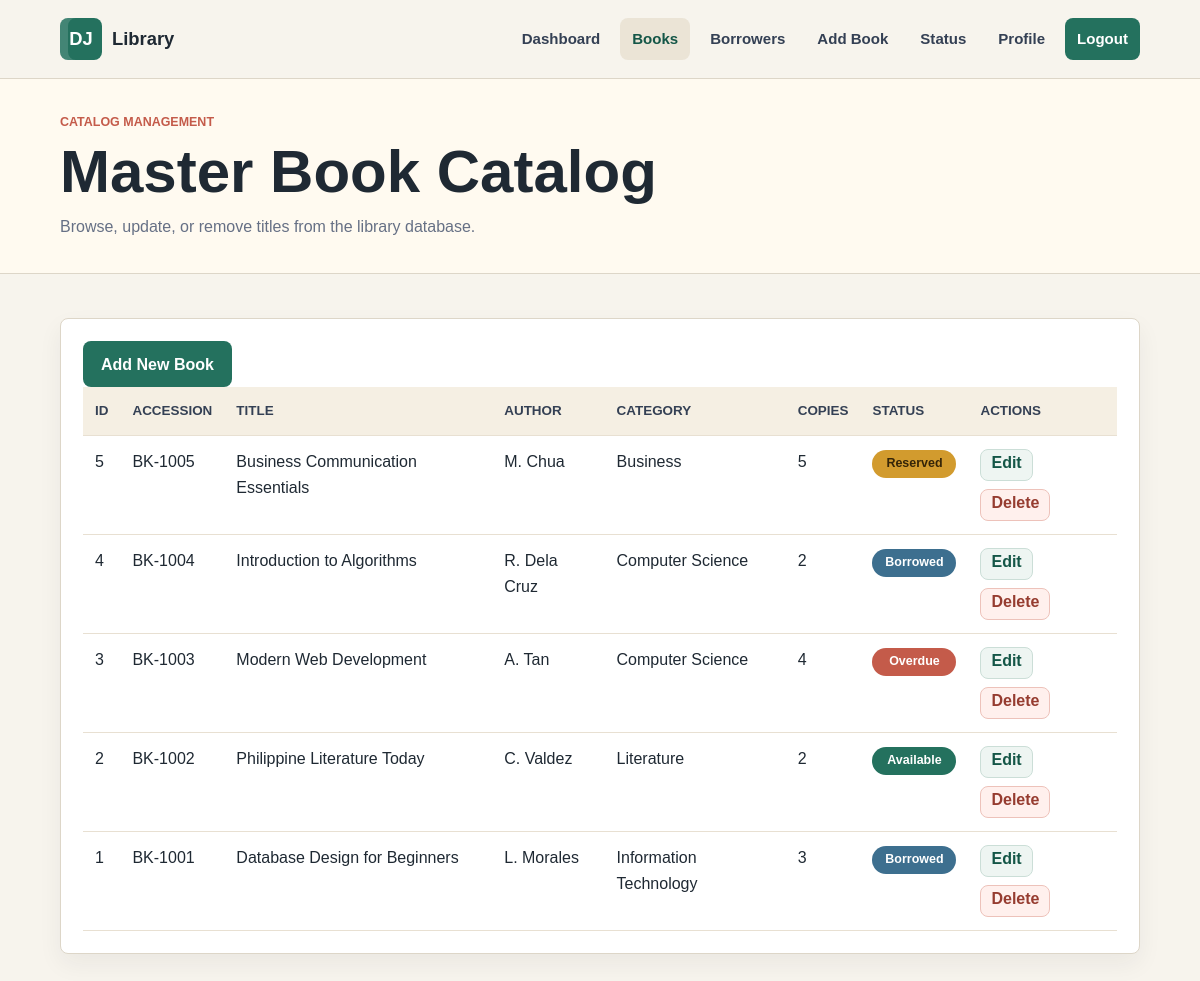
The app's page /php/book_list.php (signed in) with its own data.
### tables this page shows
CREATE TABLE books (
  book_id INT AUTO_INCREMENT PRIMARY KEY,
  accession_number VARCHAR(50) NOT NULL UNIQUE,
  isbn VARCHAR(50),
  title VARCHAR(200) NOT NULL,
  author VARCHAR(150) NOT NULL,
  publisher VARCHAR(150),
  category_id INT,
  shelf_location VARCHAR(50),
  copies INT NOT NULL DEFAULT 1,
  status VARCHAR(50) NOT NULL DEFAULT 'Available',
  remarks TEXT,
  created_at TIMESTAMP DEFAULT CURRENT_TIMESTAMP,
  FOREIGN KEY (category_id) REFERENCES book_categories(category_id)
);

CREATE TABLE book_categories (
  category_id INT AUTO_INCREMENT PRIMARY KEY,
  category_name VARCHAR(100) NOT NULL UNIQUE
);

### php/book_list.php (the view, shortened to what this page needs)
<?php
include 'db_connect.php';
include 'auth.php';
$sql = "SELECT books.*, book_categories.category_name
        FROM books
        LEFT JOIN book_categories ON books.category_id = book_categories.category_id
        ORDER BY books.book_id DESC";
$result = $conn->query($sql);
?>
<!DOCTYPE html>
<html lang="en">
<head>
  <link rel="stylesheet" href="../css/styles.css">
</head>
<body>
  <header class="site-header">
    <a class="brand" href="dashboard.php"><span class="brand-mark">DJ</span><span>Library</span></a>
    <nav class="nav-links">
    </nav>
  </header>
  <main>
    <section class="page-hero">
      <p class="eyebrow">Catalog Management</p>
      <h1>Master Book Catalog</h1>
      <p class="page-subtitle">Browse, update, or remove titles from the library database.</p>
    </section>
    <section class="page-shell">
      <section class="table-panel">
        <div class="table-actions">
          <a class="primary-button" href="add_book.php">Add New Book</a>
        </div>
        <table>
          <thead>
            <tr>
              <th>ID</th>
              <th>Accession</th>
              <th>Title</th>
              <th>Author</th>
              <th>Category</th>
              <th>Copies</th>
              <th>Status</th>
              <th>Actions</th>
            </tr>
          </thead>
          <tbody>
            <?php if ($result && $result->num_rows > 0): ?>
              <?php while ($row = $result->fetch_assoc()): ?>
                <?php $status_class = strtolower($row['status']); ?>
                <tr>
                  <td><?php echo htmlspecialchars($row['book_id']); ?></td>
                  <td><?php echo htmlspecialchars($row['accession_number']); ?></td>
                  <td><?php echo htmlspecialchars($row['title']); ?></td>
                  <td><?php echo htmlspecialchars($row['author']); ?></td>
                  <td><?php echo htmlspecialchars($row['category_name']); ?></td>
                  <td><?php echo htmlspecialchars($row['copies']); ?></td>
                  <td><span class="pill <?php echo htmlspecialchars($status_class); ?>"><?php echo htmlspecialchars($row['status']); ?></span></td>
                  <td>
                    <div class="table-actions">
                      <a class="small-button" href="edit_book.php?id=<?php echo $row['book_id']; ?>">Edit</a>
                      <a class="small-button danger-button" href="delete_book.php?id=<?php echo $row['book_id']; ?>">Delete</a>
                    </div>
                  </td>
                </tr>
              <?php endwhile; ?>
            <?php else: ?>
              <tr><td colspan="8">No records found.</td></tr>
            <?php endif; ?>
          </tbody>
        </table>
      </section>
    </section>
  </main>
</body>
</html>

### css/styles.css (style rules this page uses)
:root { --ink: #1f2933; --muted: #667085; --paper: #f7f4ed; --panel: #ffffff; --line: #ddd6c8; --green: #24715e; --green-dark: #145647; --coral: #c45b4a; --gold: #d29b2e; --blue: #3d6f8f; --shadow: 0 18px 40px rgba(31, 41, 51, 0.12); }
* { box-sizing: border-box; }
body { margin: 0; font-family: Arial, Helvetica, sans-serif; background: var(--paper); color: var(--ink); line-height: 1.6; }
a { color: inherit; text-decoration: none; }
.site-header { position: sticky; top: 0; z-index: 10; display: flex; align-items: center; justify-content: space-between; gap: 24px; padding: 18px 5vw; background: rgba(247, 244, 237, 0.94); border-bottom: 1px solid var(--line); backdrop-filter: blur(12px); }
.brand { display: inline-flex; align-items: center; gap: 10px; font-weight: 800; font-size: 1.15rem; }
.brand-mark { display: grid; place-items: center; width: 42px; height: 42px; color: white; background: var(--green); border-radius: 8px; box-shadow: inset 8px 0 0 rgba(255, 255, 255, 0.14); }
.nav-links { display: flex; align-items: center; flex-wrap: wrap; justify-content: flex-end; gap: 8px; }
.nav-links .nav-button, .primary-button, .secondary-button, .small-button { border: 0; border-radius: 8px; cursor: pointer; font-weight: 800; }
.nav-links .nav-button, .primary-button { color: white; background: var(--green); }
.primary-button, .secondary-button { display: inline-flex; align-items: center; justify-content: center; min-height: 46px; padding: 0 18px; }
.eyebrow { margin: 0 0 10px; color: var(--coral); font-size: 0.78rem; font-weight: 900; letter-spacing: 0; text-transform: uppercase; }
h1, h2, h3, p { margin-top: 0; }
h1 { margin-bottom: 18px; font-size: clamp(2.6rem, 7vw, 5.4rem); line-height: 0.98; }
.feature-band article, .stat-card, .record-card, .status-card, .form-panel, .table-panel, .profile-panel, .activity-panel { background: var(--panel); border: 1px solid var(--line); border-radius: 8px; box-shadow: 0 10px 24px rgba(31, 41, 51, 0.06); }
.feature-band p, .flow-list, .page-subtitle, .table-panel p, .record-card p, .status-card p, .muted { color: var(--muted); }
.flow-section, .page-shell { padding: 44px 5vw 56px; }
.page-hero { padding: 34px 5vw; background: #fffaf0; border-bottom: 1px solid var(--line); }
.page-hero h1 { max-width: 960px; margin-bottom: 12px; font-size: clamp(2.1rem, 5vw, 3.8rem); }
.page-subtitle { max-width: 760px; margin-bottom: 0; }
.table-panel, .activity-panel, .profile-panel { padding: 22px; overflow-x: auto; }
table { width: 100%; min-width: 680px; border-collapse: collapse; }
th, td { padding: 13px 12px; text-align: left; border-bottom: 1px solid #e8e0d2; vertical-align: top; }
th { color: #344054; background: #f5efe3; font-size: 0.84rem; text-transform: uppercase; }
.pill { display: inline-flex; align-items: center; justify-content: center; min-width: 84px; padding: 4px 9px; color: white; border-radius: 999px; font-size: 0.78rem; font-weight: 900; }
.available { background: var(--green); }
.borrowed { background: var(--blue); }
.overdue { background: var(--coral); }
.reserved { background: var(--gold); color: #352508; }
.table-actions { display: flex; gap: 8px; flex-wrap: wrap; }
.small-button { min-height: 32px; padding: 0 10px; color: var(--green-dark); background: #eef5f2; border: 1px solid #cbded7; }
.danger-button { color: #963c30; background: #fff0ed; border-color: #edc2ba; }

### records on screen
books: book_id "5", accession_number "BK-1005", title "Business Communication Essentials", author "M. Chua", category.category_name "Business", copies "5", status "Reserved"
books: book_id "4", accession_number "BK-1004", title "Introduction to Algorithms", author "R. Dela Cruz", category.category_name "Computer Science", copies "2", status "Borrowed"
books: book_id "3", accession_number "BK-1003", title "Modern Web Development", author "A. Tan", category.category_name "Computer Science", copies "4", status "Overdue"
books: book_id "2", accession_number "BK-1002", title "Philippine Literature Today", author "C. Valdez", category.category_name "Literature", copies "2", status "Available"
books: book_id "1", accession_number "BK-1001", title "Database Design for Beginners", author "L. Morales", category.category_name "Information Technology", copies "3", status "Borrowed"
